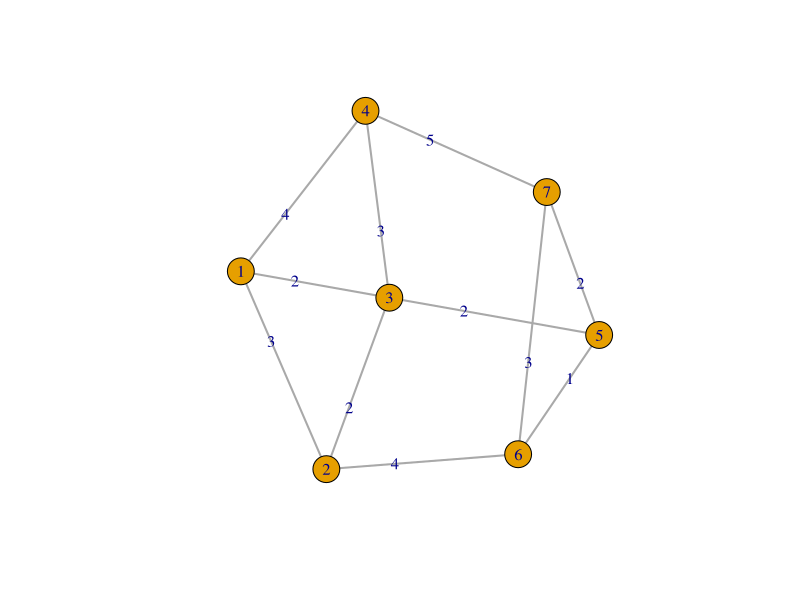
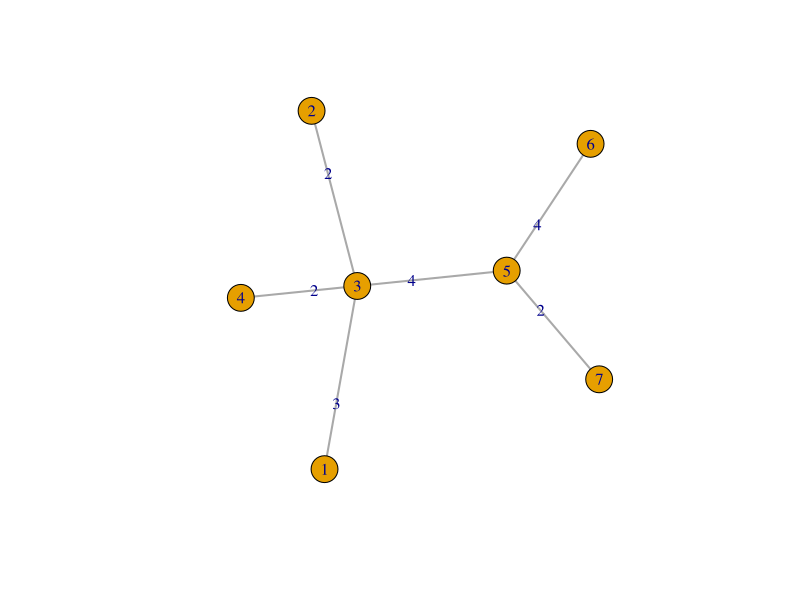

These charts were generated, in order, by the following R code:
library(igraph,warn.conflicts = F)
library(igraph)
m <- matrix(
  c(
    1, 2, 3, 1, 3, 2, 1, 4, 4,
    2, 3, 2, 2, 6, 4,
    3, 5, 2, 3, 4, 3,
    4, 7, 5,
    5, 6, 1, 5, 7, 2,
    6, 7, 3
  ),
  ncol = 3, byrow = TRUE
)
g <- make_graph(t(m[, 1:2]), directed = FALSE)
graph_attr(g, "weight") <- m[, 3]
plot(g, edge.label = m[, 3], edge.width = 2)
mst <- mst(g, weights = m[, 3])
print(mst)
print(sum(mst$weight))

plot(mst, edge.label = mst$weight, edge.width = 2,algorithm="prim")
